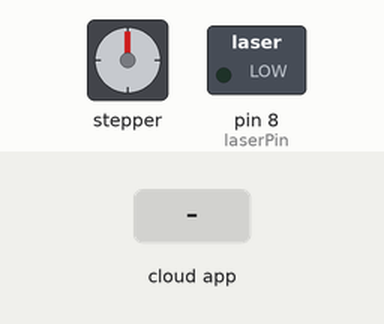
Recording of a sketch running on a simulated Arduino Uno, built with avr-gcc and run on an emulated ATmega328P. Parts: stepper motor, switched loads named in the sketch (green lamp = pin HIGH). The test bench sets the inputs (shaded band). The ROS host is connected and sends only what is stated; stepper angles assume 2048 steps per turn.

Above: at 1.2 s.
1.3 s: the phone or cloud app sets stepper to 45
At 1.48 s:
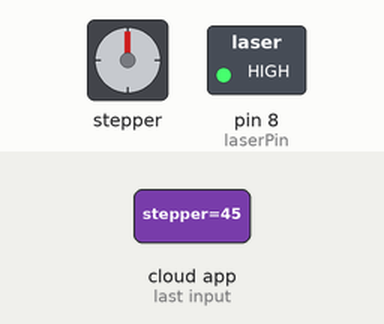
4.3 s: the phone or cloud app sets stepper to 0
At 5.4 s:
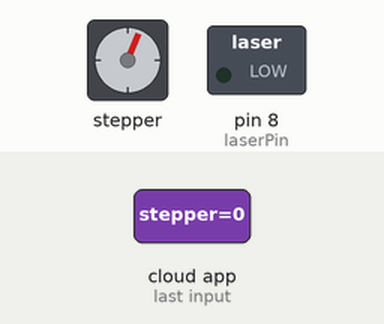
5.8 s: the phone or cloud app sets stepper to 90
At 6.8 s:
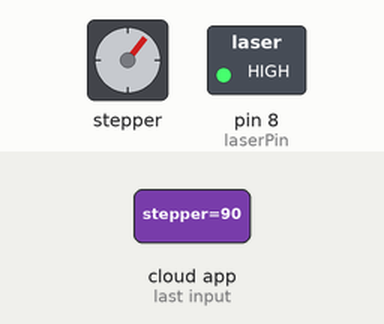
8.8 s: the phone or cloud app sets stepper to 180
11.8 s: the phone or cloud app sets stepper to 0
At 12.3 s:
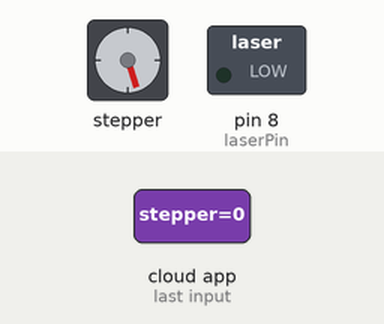
13.3 s: the phone or cloud app sets stepper to 45
At 13.55 s:
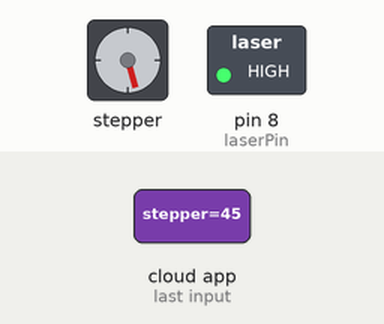
Timing chart, 0 to 19.7 s (numbered marks = the images above; inputs shaded):
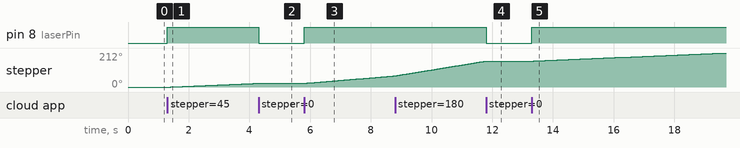

Measured:
- after the input at 1.3 s, pin 8 (laserPin): LOW → HIGH at once; stepper: keeps turning clockwise at about 8°/s, starting after 0.11 s
- after the input at 4.3 s, pin 8 (laserPin): HIGH → LOW at once; stepper: stops changing and stays 23°
- after the input at 5.8 s, pin 8 (laserPin): LOW → HIGH at once; stepper: keeps turning clockwise at about 16°/s, starting at once
- after the input at 11.8 s, pin 8 (laserPin): HIGH → LOW at once; stepper: stops changing and stays 162°
- after the input at 13.3 s, pin 8 (laserPin): LOW → HIGH at once; stepper: keeps turning clockwise at about 8°/s, starting after 0.07 s

The sketch:

ros_stepper_sub.ino
```cpp
/*
 * Author: Adrian Sochaniwsky
 */

#if (ARDUINO >= 100)
 #include <Arduino.h>
#else
 #include <WProgram.h>
#endif

#include <AccelStepper.h>
#include <ros.h>
#include <std_msgs/Int16.h>

int laserPin = 8;
int speedDesired = 0;


AccelStepper stepper; // Defaults to AccelStepper::FULL4WIRE (4 pins) on 2, 3, 4, 5
ros::NodeHandle  nh;

void stepper_cb( const std_msgs::Int16 & cmd_msg){
   stepper.setSpeed(cmd_msg.data);
   if(cmd_msg.data != 0){
    digitalWrite(laserPin, HIGH);
   }
   else
    digitalWrite(laserPin, LOW);

}

ros::Subscriber<std_msgs::Int16> sub("stepper", stepper_cb);

void setup()
{
  pinMode(laserPin, OUTPUT);
  stepper.setMaxSpeed(1200);

  nh.initNode();
  nh.subscribe(sub);
}

void loop()
{
   stepper.runSpeed();
   nh.spinOnce();
   delay(1);
}
```
